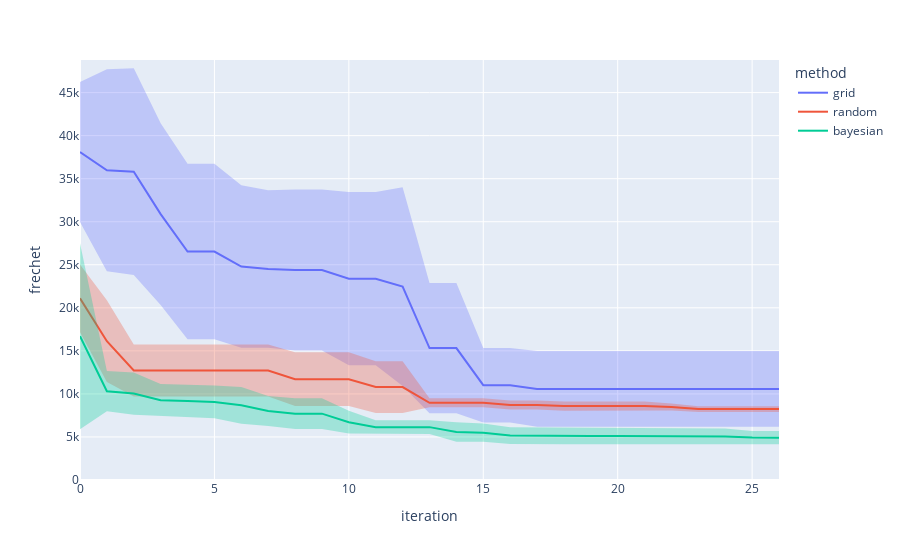

This figure's notebook cell:
### Markdown cell above
### Visualization
As we might expect, Bayesian optimization outperforms random search while grid and
random search are on par with each other.

### Code cell
# import plotly.express as px
from self_driving_lab_demo.utils.plotting import line

fig = line(
    data_frame=results_df,
    x="iteration",
    y=objective_name,
    error_y="std",
    error_y_mode="band",
    color="method",
)
max_y = (results_df[objective_name] + results_df["std"]).max()
fig.update_yaxes(range=[0.0, max_y*1.02])
fig

### Figure 1 — Plotly figure (JSON) as saved in the notebook; plotly's stock layout.template omitted (floating-point values rounded to 4 significant figures)
{"data": [{"fill": "toself", "fillcolor": "rgba(99,110,250,.3)", "hoverinfo": "skip", "legendgroup": "grid", "line": {"color": "rgba(255,255,255,0)"}, "showlegend": false, "type": "scatter", "x": [0, 1, 2, 3, 4, 5, 6, 7, 8, 9, 10, 11, 12, 13, 14, 15, 16, 17, 18, 19, 20, 21, 22, 23, 24, 25, 26, 26, 25, 24, 23, 22, 21, 20, 19, 18, 17, 16, 15, 14, 13, 12, 11, 10, 9, 8, 7, 6, 5, 4, 3, 2, 1, 0], "xaxis": "x", "y": [46220.0, 47700.0, 47830.0, 41440.0, 36730.0, 36730.0, 34230.0, 33650.0, 33740.0, 33740.0, 33450.0, 33450.0, 34020.0, 22880.0, 22880.0, 15340.0, 15340.0, 14990.0, 14990.0, 14990.0, 14990.0, 14990.0, 14990.0, 14990.0, 14990.0, 14990.0, 14990.0, 6178.0, 6178.0, 6178.0, 6178.0, 6178.0, 6178.0, 6178.0, 6178.0, 6178.0, 6178.0, 6686.0, 6686.0, 7757.0, 7757.0, 10930.0, 13320.0, 13320.0, 15030.0, 15030.0, 15350.0, 15360.0, 16340.0, 16340.0, 20340.0, 23810.0, 24250.0, 29980.0], "yaxis": "y"}, {"hovertemplate": "method=grid<br>iteration=%{x}<br>frechet=%{y}<extra></extra>", "legendgroup": "grid", "line": {"color": "#636efa", "dash": "solid"}, "marker": {"symbol": "circle"}, "mode": "lines", "name": "grid", "orientation": "v", "showlegend": true, "type": "scatter", "x": [0, 1, 2, 3, 4, 5, 6, 7, 8, 9, 10, 11, 12, 13, 14, 15, 16, 17, 18, 19, 20, 21, 22, 23, 24, 25, 26], "xaxis": "x", "y": [38100.0, 35980.0, 35820.0, 30890.0, 26540.0, 26540.0, 24790.0, 24500.0, 24380.0, 24380.0, 23380.0, 23380.0, 22470.0, 15320.0, 15320.0, 11010.0, 11010.0, 10580.0, 10580.0, 10580.0, 10580.0, 10580.0, 10580.0, 10580.0, 10580.0, 10580.0, 10580.0], "yaxis": "y"}, {"fill": "toself", "fillcolor": "rgba(239,85,59,.3)", "hoverinfo": "skip", "legendgroup": "random", "line": {"color": "rgba(255,255,255,0)"}, "showlegend": false, "type": "scatter", "x": [0, 1, 2, 3, 4, 5, 6, 7, 8, 9, 10, 11, 12, 13, 14, 15, 16, 17, 18, 19, 20, 21, 22, 23, 24, 25, 26, 26, 25, 24, 23, 22, 21, 20, 19, 18, 17, 16, 15, 14, 13, 12, 11, 10, 9, 8, 7, 6, 5, 4, 3, 2, 1, 0], "xaxis": "x", "y": [25030.0, 20870.0, 15750.0, 15750.0, 15750.0, 15750.0, 15750.0, 15750.0, 14840.0, 14840.0, 14840.0, 13800.0, 13800.0, 9506.0, 9506.0, 9506.0, 9226.0, 9226.0, 9114.0, 9114.0, 9114.0, 9114.0, 8874.0, 8578.0, 8578.0, 8578.0, 8578.0, 7900.0, 7900.0, 7900.0, 7900.0, 8083.0, 8056.0, 8056.0, 8056.0, 8056.0, 8196.0, 8196.0, 8444.0, 8444.0, 8444.0, 7796.0, 7796.0, 8584.0, 8584.0, 8584.0, 9697.0, 9697.0, 9697.0, 9697.0, 9697.0, 9697.0, 11380.0, 17170.0], "yaxis": "y"}, {"hovertemplate": "method=random<br>iteration=%{x}<br>frechet=%{y}<extra></extra>", "legendgroup": "random", "line": {"color": "#EF553B", "dash": "solid"}, "marker": {"symbol": "circle"}, "mode": "lines", "name": "random", "orientation": "v", "showlegend": true, "type": "scatter", "x": [0, 1, 2, 3, 4, 5, 6, 7, 8, 9, 10, 11, 12, 13, 14, 15, 16, 17, 18, 19, 20, 21, 22, 23, 24, 25, 26], "xaxis": "x", "y": [21100.0, 16120.0, 12720.0, 12720.0, 12720.0, 12720.0, 12720.0, 12720.0, 11710.0, 11710.0, 11710.0, 10800.0, 10800.0, 8975.0, 8975.0, 8975.0, 8711, 8711, 8585, 8585, 8585, 8585, 8479.0, 8239.0, 8239.0, 8239.0, 8239.0], "yaxis": "y"}, {"fill": "toself", "fillcolor": "rgba(0,204,150,.3)", "hoverinfo": "skip", "legendgroup": "bayesian", "line": {"color": "rgba(255,255,255,0)"}, "showlegend": false, "type": "scatter", "x": [0, 1, 2, 3, 4, 5, 6, 7, 8, 9, 10, 11, 12, 13, 14, 15, 16, 17, 18, 19, 20, 21, 22, 23, 24, 25, 26, 26, 25, 24, 23, 22, 21, 20, 19, 18, 17, 16, 15, 14, 13, 12, 11, 10, 9, 8, 7, 6, 5, 4, 3, 2, 1, 0], "xaxis": "x", "y": [27510.0, 12660.0, 12490.0, 11160.0, 11060.0, 10980.0, 10810.0, 9768.0, 9489.0, 9489.0, 8041.0, 6943.0, 6943.0, 6943.0, 6716.0, 6551.0, 6129.0, 6110.0, 6101.0, 6101.0, 6101.0, 6054.0, 6054.0, 5973.0, 5973.0, 5682.0, 5678.0, 4154.0, 4164.0, 4146.0, 4146.0, 4144.0, 4144.0, 4140.0, 4140.0, 4140.0, 4140.0, 4194.0, 4441.0, 4441.0, 5338.0, 5338.0, 5338.0, 5387.0, 5930.0, 5930.0, 6272.0, 6545.0, 7162.0, 7296.0, 7395.0, 7585.0, 7972.0, 5898.0], "yaxis": "y"}, {"hovertemplate": "method=bayesian<br>iteration=%{x}<br>frechet=%{y}<extra></extra>", "legendgroup": "bayesian", "line": {"color": "#00cc96", "dash": "solid"}, "marker": {"symbol": "circle"}, "mode": "lines", "name": "bayesian", "orientation": "v", "showlegend": true, "type": "scatter", "x": [0, 1, 2, 3, 4, 5, 6, 7, 8, 9, 10, 11, 12, 13, 14, 15, 16, 17, 18, 19, 20, 21, 22, 23, 24, 25, 26], "xaxis": "x", "y": [16700.0, 10320.0, 10040.0, 9278.0, 9180.0, 9071.0, 8676.0, 8020.0, 7710.0, 7710.0, 6714, 6141.0, 6141.0, 6141.0, 5579.0, 5496, 5161.0, 5125, 5121.0, 5121.0, 5121.0, 5099, 5099, 5060.0, 5060.0, 4923.0, 4916], "yaxis": "y"}], "layout": {"legend": {"title": {"text": "method"}, "tracegroupgap": 0}, "margin": {"t": 60}, "xaxis": {"anchor": "y", "domain": [0, 1], "title": {"text": "iteration"}}, "yaxis": {"anchor": "x", "domain": [0, 1], "range": [0, 48790.0], "title": {"text": "frechet"}}}}
